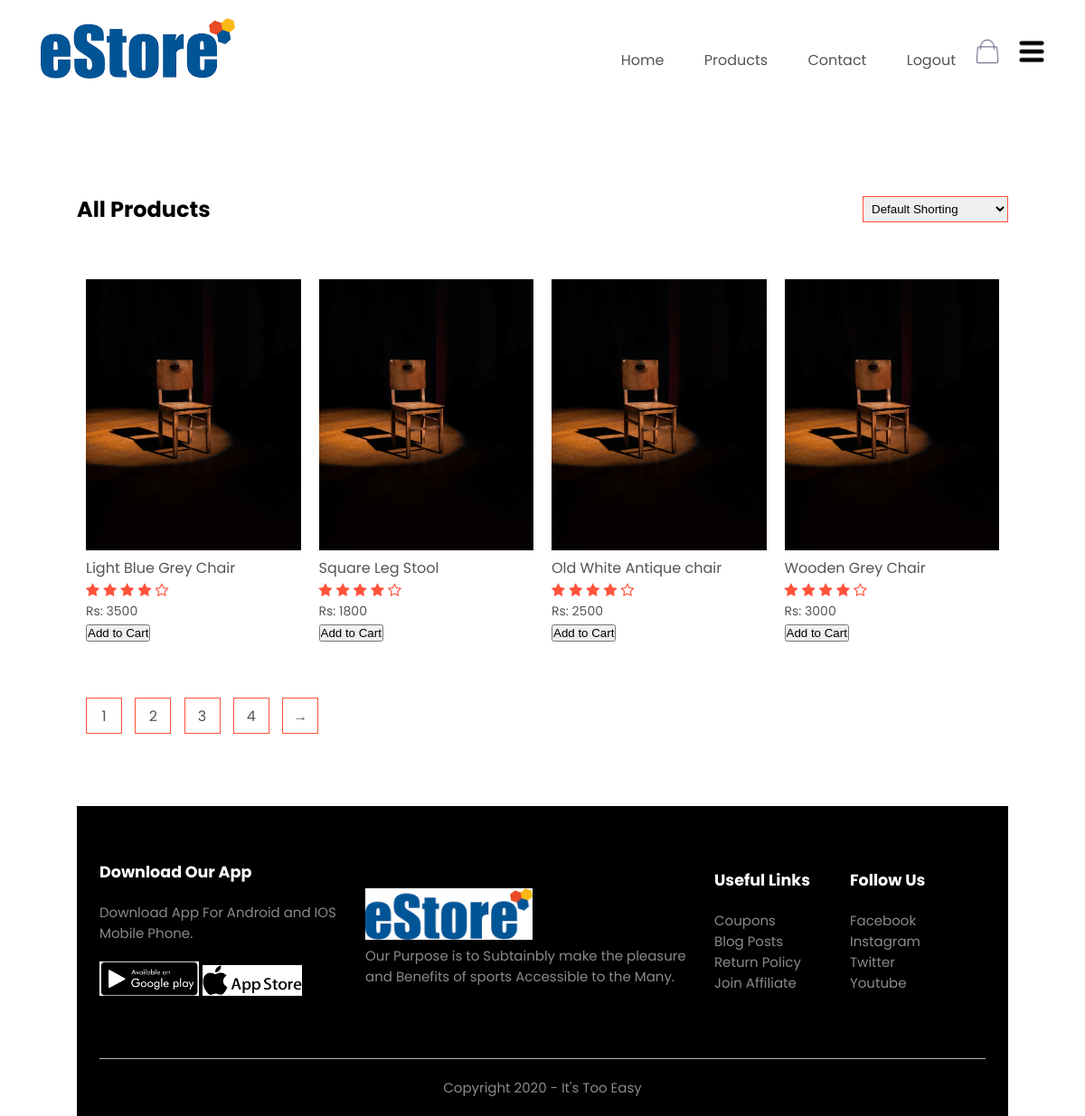
/products.php (signed in), run on the app's committed database.
### tables this page shows
CREATE TABLE `products` (
  `id` int(20) NOT NULL,
  `product_name` text NOT NULL,
  `product_image` text NOT NULL,
  `price` bigint(20) NOT NULL,
  `quantity` int(11) NOT NULL
);

### products.php (the view, shortened to what this page needs)
<!DOCTYPE html>
<html lang="en">
<head>
    <link rel="stylesheet" href="style.css">
    <link rel="stylesheet" href="https://cdnjs.cloudflare.com/ajax/libs/font-awesome/4.7.0/css/font-awesome.min.css">
</head>
<body>
    <div class="container">
        <div class="navbar">
            <div class="logo">
                <img src="Images/logo.png" width="215px">
            </div>
            <nav>
                <ul id="MenuItems">
                    <li><a href="index.php">Home</a></li>
                    <li><a href="products.php">Products</a></li>
                    <li><a href="contact_info.php">Contact</a></li>
                    <li><a href="logout.php">Logout</a></li>
                </ul>
            </nav>
            <img src="Images/cart.png" width="30px" height="30px">
            <img src="Images/menu.png" class="menu-icon" onclick="menutoggle()">
        </div>
    </div>
    <div class="small-container">
        <div class="row row-2">
            <h2>All Products</h2>
            <select>
                <option>Default Shorting</option>
            </select>
        </div>
        <div class="row">
            <?php
                include 'db_connection.php';
                $select="SELECT * FROM products";
                $run=mysqli_query($conn,$select);
                while($row_user=mysqli_fetch_array($run)){
                    $id=$row_user['id'];
                    $product_name=$row_user['product_name'];
                    $product_image=$row_user['product_image'];
                    $price=$row_user['price'];
                ?>
            <div class="col-4">
            <img src="Images/<?php echo $product_image;?>" height="300px" width="150px">
                <h4><?php echo $product_name; ?></h4>
                <div class="rating">
                    <i class="fa fa-star"></i>
                    <i class="fa fa-star"></i>
                    <i class="fa fa-star"></i>
                    <i class="fa fa-star"></i>
                    <i class="fa fa-star-o"></i>
                </div>
                <p>Rs: <?php echo $price; ?></p>
                <a href="product_details.php?id=<?php echo $id;?>">
                    <input type="submit" name="add" value="Add to Cart"/>
                    <a>
            </div>
            <?php } ?>
        </div>
        <div class="page-btn">
            <span>1</span>
            <span>2</span>
            <span>3</span>
            <span>4</span>
            <span>&#8594;</span>
        </div>
        <div>
            <div class="footer">
                <div class="container">
                    <div class="row">
                        <div class="footer-col-1">
                            <h3>Download Our App</h3>
                            <p>Download App For Android and IOS Mobile Phone.</p>
                            <div class="app-logo">
                                <img src="images/logo google.png">
                                <img src="images/logo app store.png">
                            </div>
                        </div>
                        <div class="footer-col-2">
                            <img src="Images/logo.png">
                            <p>Our Purpose is to Subtainbly make the pleasure and Benefits of sports Accessible to the
                                Many.</p>
                        </div>
                        <div class="footer-col-3">
                            <h3>Useful Links</h3>
                            <ul>
                                <li>Coupons&nbsp;</li>
                                <li>Blog Posts&nbsp;</li>
                                <li>Return Policy &nbsp;&nbsp;</li>
                                <li>Join Affiliate&nbsp;</li>
                            </ul>
                        </div>
                        <div class="footer-col-4">
                            <h3>Follow Us</h3>
                            <ul>
                                <li>Facebook</li>
                                <li>Instagram</li>
                                <li>Twitter</li>
                                <li>Youtube</li>
                            </ul>
                        </div>
                    </div>
                    <br>
                    <hr>
                    <p class="Copyright">Copyright 2020 - It's Too Easy</p>
                </div>
            </div>
</body>
</html>

### style.css (style rules this page uses)
* { margin: 0px; padding: 0px; box-sizing: border-box; }
body { font-family: 'Poppins', sans-serif; }
.navbar { display: flex; align-items: center; padding: 20px; }
nav { flex: 1; text-align: right; }
nav ul { display: inline-block; list-style-type: none; color: cornsilk; }
nav ul li { display: inline-block; margin: 20px; }
a { text-decoration: none; color: #555; }
p { color: #555; }
.container { max-width: 1300px; margin: auto; padding-left: 25px; padding-right: 25px; }
.row { display: flex; align-items: center; flex-wrap: wrap; justify-content: space-around; }
.small-container { max-width: 1080px; margin: auto; padding-left: 25px; padding-right: 25px; }
.col-4 { flex-basis: 25%; padding: 10px; min-width: 200px; margin-bottom: 50px; transition: transform 0.5s; }
.col-4 img { width: 100%; }
h4 { color: #555; font-weight: normal; }
.col-4 p { font-size: 14px; }
.rating .fa { color: #ff523b; }
.footer { background: #000; color: #8a8a8a; font-size: 15px; padding: 60px 0 20px ; }
.footer p { color: #8a8a8a; }
.footer h3 { color: #fff; margin-bottom: 20px; }
.footer-col-1, .footer-col-2, .footer-col-3, .footer-col-4 { min-width: 150px; margin-bottom: 20px; }
.footer-col-1 { flex-basis: 30%; }
.footer-col-2 { flex: 1; text-align: left; }
.footer-col-2 img { width: 185px; margin-top: 15px; }
ul { list-style-type: none; }
.app-logo { margin-top: 20px; }
.app-logo img { width: 110px; }
.footer hr { border: none; background: #b5b5b5; height: 1px; margin: 20px 0; }
.Copyright { text-align: center; }
.menu-icon { width: 28px; margin-left: 20px; }
.row-2 { justify-content: space-between; margin: 100px auto 50px; }
select { border: 1px solid #ff523b; padding: 5px; }
.page-btn { margin: 0 auto 80px; }
.page-btn span { display: inline-block; border: 1px solid #ff523b; margin-left: 10px; width: 40px; height: 40px; text-align: center; line-height: 40px; cursor: pointer; }

### data on the page
products: product_image (picture), product_name "Light Blue Grey Chair", price "3500"
products: product_image (picture), product_name "Square Leg Stool", price "1800"
products: product_image (picture), product_name "Old White Antique chair", price "2500"
products: product_image (picture), product_name "Wooden Grey Chair", price "3000"
